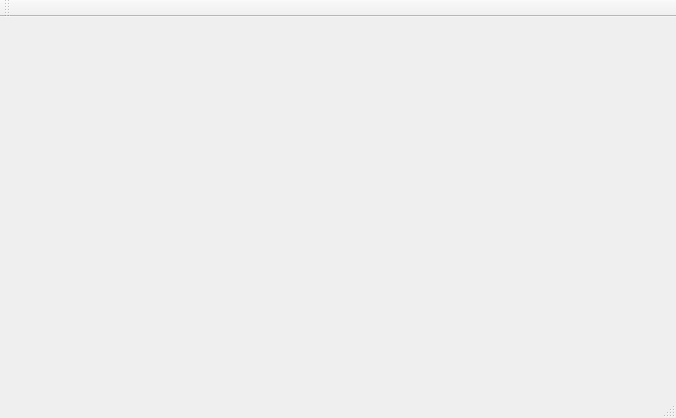
<?xml version="1.0" encoding="UTF-8"?>
<ui version="4.0">
 <class>MainWindow</class>
 <widget class="QMainWindow" name="MainWindow">
  <property name="geometry">
   <rect>
    <x>0</x>
    <y>0</y>
    <width>676</width>
    <height>418</height>
   </rect>
  </property>
  <property name="windowTitle">
   <string>MainWindow</string>
  </property>
  <widget class="QWidget" name="centralWidget"/>
  <widget class="QMenuBar" name="menuBar">
   <property name="geometry">
    <rect>
     <x>0</x>
     <y>0</y>
     <width>676</width>
     <height>22</height>
    </rect>
   </property>
  </widget>
  <widget class="QToolBar" name="mainToolBar">
   <attribute name="toolBarArea">
    <enum>TopToolBarArea</enum>
   </attribute>
   <attribute name="toolBarBreak">
    <bool>false</bool>
   </attribute>
  </widget>
  <widget class="QStatusBar" name="statusBar"/>
 </widget>
 <layoutdefault spacing="6" margin="11"/>
 <resources/>
 <connections/>
</ui>
